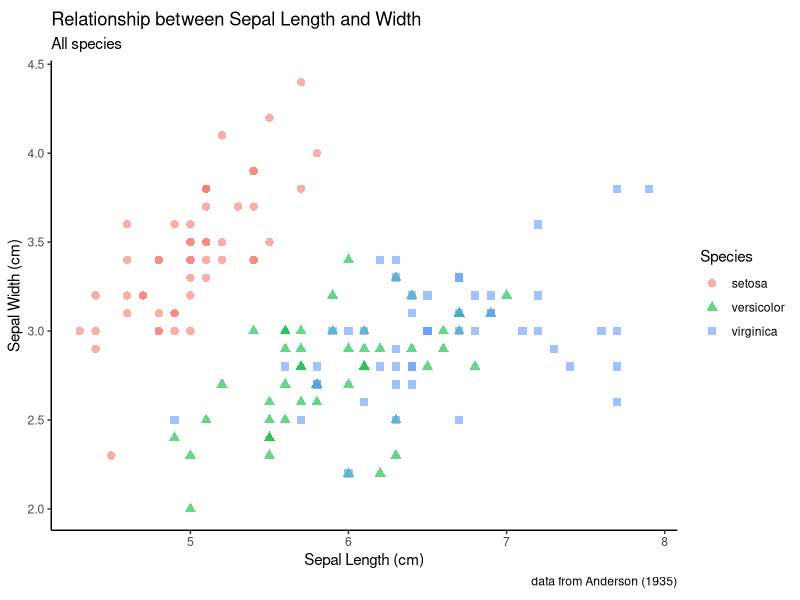

Generate this figure with R:
## ---- chunk 1
#| eval: true 
#| echo: false
library(ggplot2)   
sepal.labels <- labs(x = "Sepal Length (cm)", y = "Sepal Width (cm)", title = "Relationship between Sepal Length and Width", caption = "data from Anderson (1935)") 
my.theme <- theme_classic() + theme(aspect.ratio = 0.75)  
all.sepals <- ggplot(iris, aes(x = Sepal.Length, y = Sepal.Width))  
all.sepals +  geom_point(aes(color = Species, shape = Species), size = 2.5, alpha = 0.6) + sepal.labels + labs(subtitle = "All species") + my.theme
